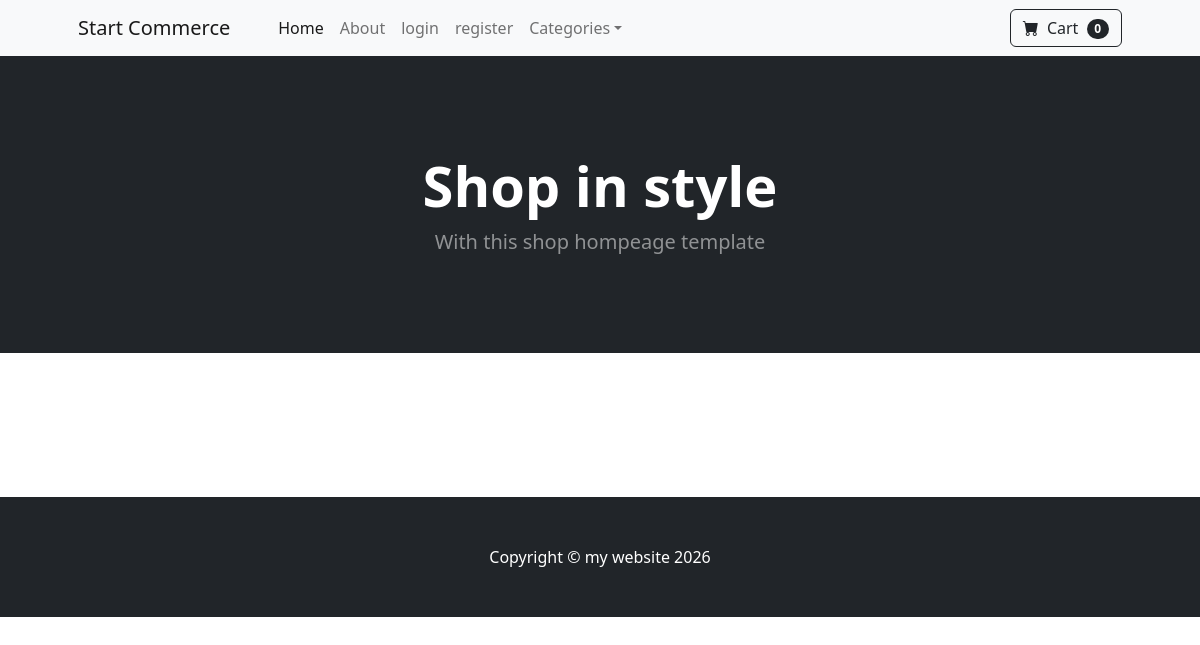
Before: /home/ with the older database file.
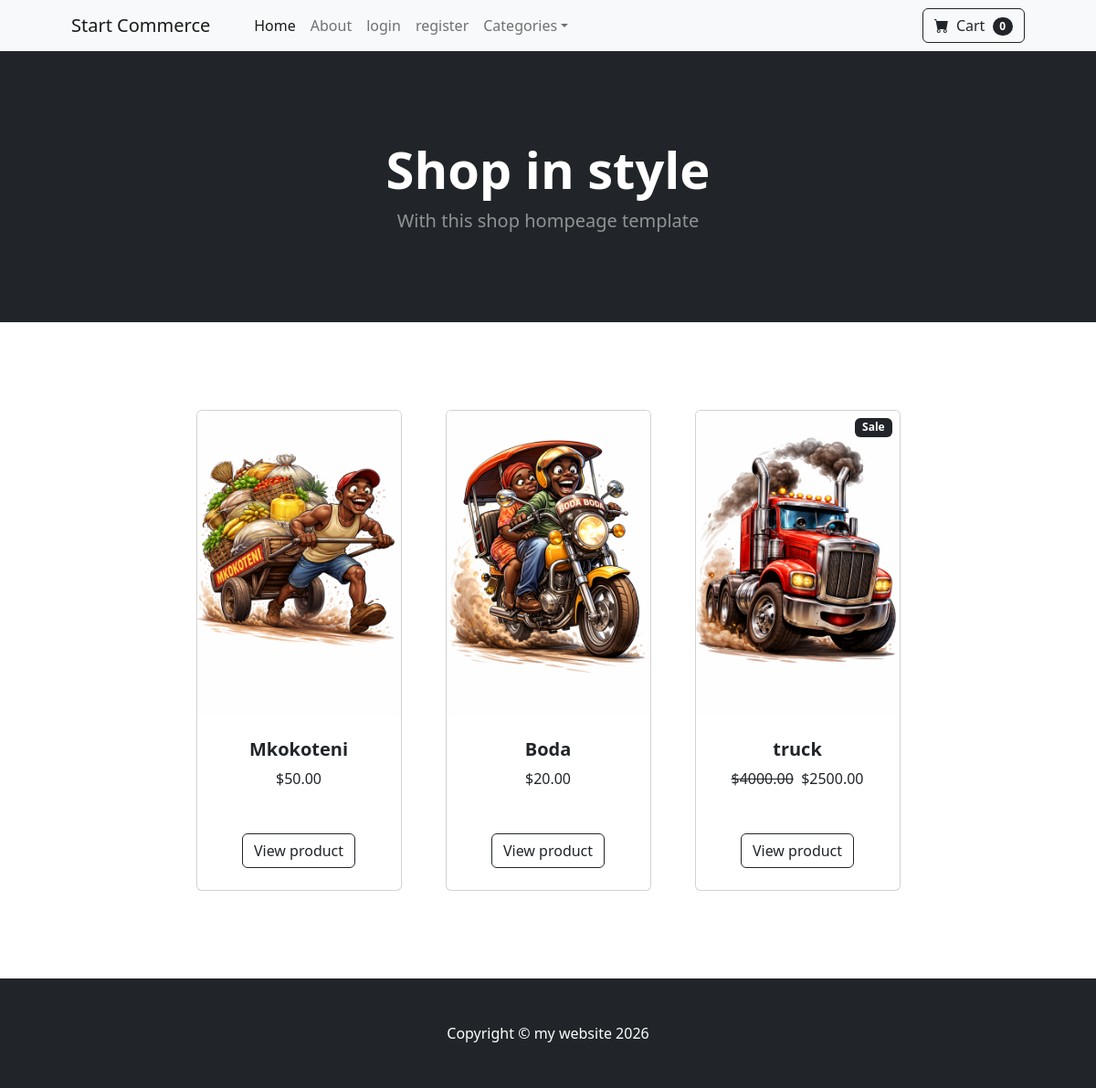
After: the same page with the newer database file.
### store/models.py (models this page shows, shortened)
class Product(models.Model):
    name = models.CharField(max_length=100)
    price = models.DecimalField(default=0, decimal_places=2, max_digits=10)
    category = models.ForeignKey(Category, on_delete=models.CASCADE, default=1)
    description = models.CharField(max_length=250, default="", blank=True, null=True)
    image = models.ImageField(upload_to="uploads/products/")
    is_sale = models.BooleanField(default=False)
    sale_price = models.DecimalField(default=0, decimal_places=2, max_digits=10)

### store/views.py (the view)
# urls.py: path("home/", include("store.urls")),
def home(request):
    products = Product.objects.all()
    return render(request, "home.html", {"products": products})

### cart/context_processors.py (called while the page is built)
def cart(request):
    return {"cart": Cart(request)}

### store/templates/home.html (shortened to what this page needs)
{% extends 'base.html' %}
    {% block content %}
    <body>
        <header class="bg-dark py-5">
            <div class="container px-4 px-lg-5 my-5">
                <div class="text-center text-white">
                    <h1 class="display-4 fw-bolder">Shop in style</h1>
                    <p class="lead fw-normal text-white-50 mb-0">With this shop hompeage template</p>
                </div>
            </div>
        </header>
        <section class="py-5">
            <div class="container px-4 px-lg-5 mt-5">
                <div class="row gx-4 gx-lg-5 row-cols-2 row-cols-md-3 row-cols-xl-4 justify-content-center">
                    {% for product in products %}
                        {% if product.is_sale %}
                            <div class="col mb-5">
                            <div class="card h-100">
                            <div class="badge bg-dark text-white position-absolute" style=" top: 0.5rem; right: 0.5rem;" >Sale</div>
                            <img class="card-img-top" src="{{ product.image.url }}" alt="..." />
                            <div class="card-body p-4">
                                <div class="text-center">
                                    <h5 class="fw-bolder">{{ product.name }}</h5>
                                    <strike>${{ product.price }}</strike>
                                    &nbsp;${{product.sale_price}}
                                    <br>
                                    <br>
                                </div>
                            </div>
                            <div class="card-footer p-4 pt-0 border-top-0 bg-transparent">
                                <div class="text-center"><a class="btn btn-outline-dark mt-auto" href="{% url 'product' product.id %}">View product</a></div>
                            </div>
                        </div>
                    </div>
                        {% else %}
                        <div class="col mb-5">
                        <div class="card h-100">
                            <img class="card-img-top" src="{{ product.image.url }}" alt="..." />
                            <div class="card-body p-4">
                                <div class="text-center">
                                    <h5 class="fw-bolder">{{ product.name }}</h5>
                                    ${{ product.price }}
                                    <br>
                                    <br>
                                </div>
                            </div>
                            <div class="card-footer p-4 pt-0 border-top-0 bg-transparent">
                                <div class="text-center"><a class="btn btn-outline-dark mt-auto" href="{% url 'product' product.id %}">View product</a></div>
                            </div>
                        </div>
                    </div>
                        {% endif %}
                    {% endfor %}
                </div>
            </div>
        </section>
{% endblock %}

### store/templates/base.html (shortened to what this page needs)
{% load static %}
<!DOCTYPE html>
<html lang="en">
    <head>
        <link href="https://cdn.jsdelivr.net/npm/bootstrap-icons@1.5.0/font/bootstrap-icons.css" rel="stylesheet" />
        <link href="{% static 'css/styles.css' %}" rel="stylesheet" />
    </head>
    <body>
        {% include 'navbar.html' %}
        {% block content %}
        {% endblock %}
        <footer class="py-5 bg-dark">
            <div class="container"><p class="m-0 text-center text-white">Copyright &copy; my website 2026</p></div>
        </footer>
    </body>
</html>

### store/templates/navbar.html (shortened to what this page needs)
<nav class="navbar navbar-expand-lg navbar-light bg-light">
            <div class="container px-4 px-lg-5">
                <a class="navbar-brand" href="{% url 'home' %}">Start Commerce</a>
                <div class="collapse navbar-collapse" id="navbarSupportedContent">
                    <ul class="navbar-nav me-auto mb-2 mb-lg-0 ms-lg-4">
                        <li class="nav-item"><a class="nav-link active" aria-current="page" href="{% url 'home' %}">Home</a></li>
                        <li class="nav-item"><a class="nav-link" href="{% url 'about' %}">About</a></li>
                    {% if user.is_authenticated %}
                        <li class="nav-item"><a class="nav-link" href="{% url 'logout' %}">logout</a></li>
                    {% else %}
                        <li class="nav-item"><a class="nav-link" href="{% url 'login' %}">login</a></li>
                        <li class="nav-item"><a class="nav-link" href="{% url 'register' %}">register</a></li>
                    {% endif %}
                        <li class="nav-item dropdown">
                            <a class="nav-link dropdown-toggle" id="navbarDropdown" href="#" role="button" data-bs-toggle="dropdown" aria-expanded="false">Categories</a>
                        </li>
                    </ul>
                    <form class="d-flex">
                        <a class="btn btn-outline-dark" href="{% url 'cart_summary' %}"> <i class="bi-cart-fill me-1"></i>
                            Cart
                            <span class="badge bg-dark text-white ms-1 rounded-pill">0</span></a>
                    </form>
                </div>
            </div>
</nav>

Changed rows visible on the page:
added Product: image (picture), name "Mkokoteni", price "50.00"
added Product: image (picture), name "Boda", price "20.00"
added Product: image (picture), name "truck", price "4000.00", sale_price "2500.00"
